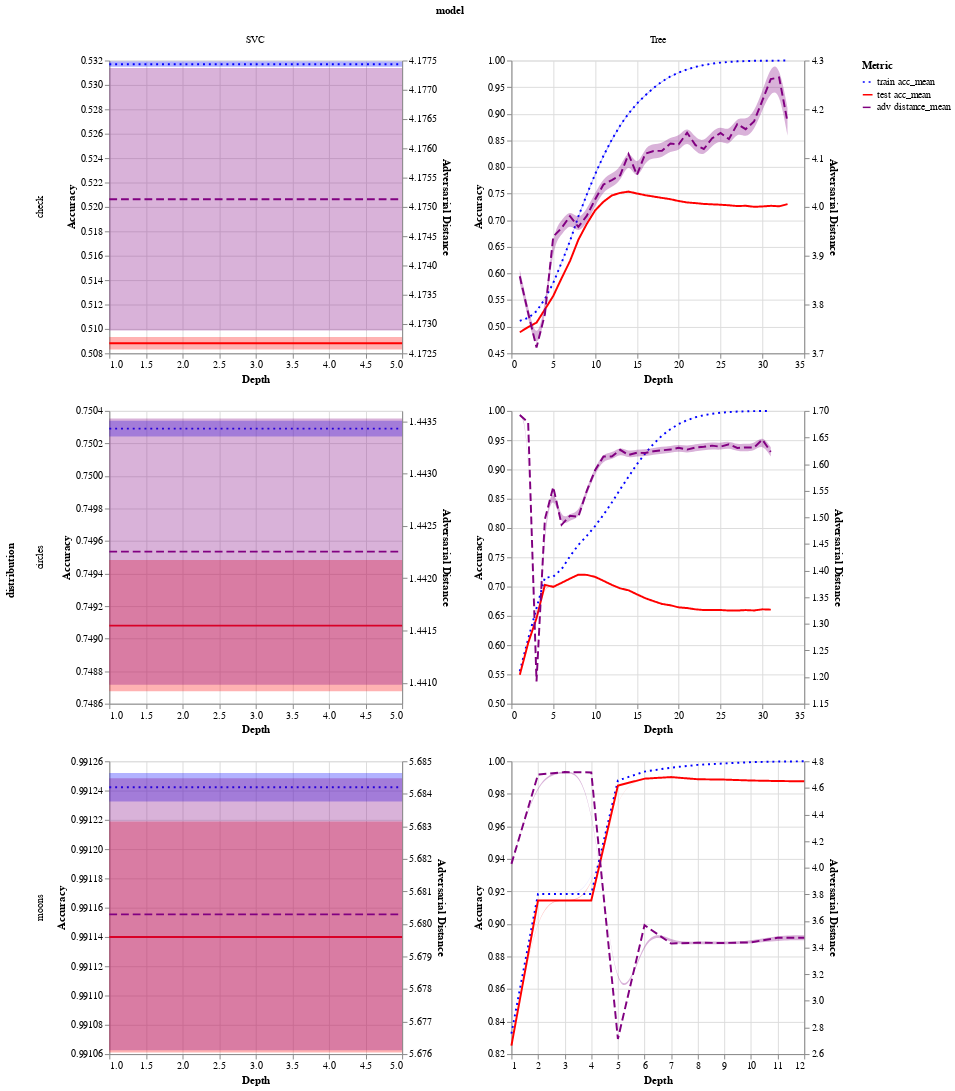

The notebook cell saved with this chart:
### Code cell
base = alt.Chart(
    df_stats.collect()
)

scale = alt.Scale(
    domain=["train acc_mean", "test acc_mean", "adv distance_mean"], 
    range=["blue", "red", "purple"]
)


dash_scale = alt.Scale(
    domain=["train acc_mean", "test acc_mean", "adv distance_mean"],
    range=[[2, 4], [1, 0], [8, 4]]  # [dash_length, gap_length]
)

# Chart for accuracy metrics (left y-axis)
acc_chart = base.mark_line(strokeWidth=2).transform_fold(
    fold=["train acc_mean", "test acc_mean"],
    as_=["variable", "value"]
).encode(
    x=alt.X("depth:Q").title("Depth"),
    y=alt.Y('value:Q').title("Accuracy").scale(zero=False),
    color=alt.Color('variable:N', scale=scale, title="Metric"),
    strokeDash=alt.StrokeDash('variable:N', scale=dash_scale)
)


# Chart for adversarial distance (right y-axis)
adv_chart = base.mark_line(strokeWidth=2).transform_fold(
    fold=["adv distance_mean"],
    as_=["variable", "value"]
).encode(
    x=alt.X("depth:Q").title("Depth"),
    y=alt.Y('value:Q').title("Adversarial Distance").axis(orient='right').scale(zero=False),
    color=alt.Color('variable:N', scale=scale, title="Metric"),
    strokeDash=alt.StrokeDash('variable:N', scale=dash_scale)

)

ci_band0 = base.mark_area(
    opacity=0.3,
    interpolate="basis",
).encode(
    x="depth:Q",
    y=alt.Y("train acc_ci_lb:Q").axis(title="Accuracy", orient="left"),
    y2=alt.Y2("train acc_ci_ub:Q"),
    color = alt.value("blue"),
)

ci_band1 = base.mark_area(
    opacity=0.3,
    interpolate="basis",
).encode(
    x="depth:Q",
    y=alt.Y("test acc_ci_lb:Q").axis(title="Accuracy", orient="left"),
    y2=alt.Y2("test acc_ci_ub:Q"),
    color = alt.value("red")
)

ci_band2 = base.mark_area(
    opacity=0.3,
    interpolate="basis",
).encode(
    x="depth:Q",
    y=alt.Y("adv distance_ci_lb:Q").axis(orient="right"),
    y2=alt.Y2("adv distance_ci_ub:Q"),
    color = alt.value("purple")
)

alt.layer(acc_chart + ci_band0 + ci_band1, adv_chart + ci_band2).resolve_scale(
    y='independent'
).facet(
    row="distribution",
    column="model"
).resolve_scale(
    x="independent",
    y="independent"
)
